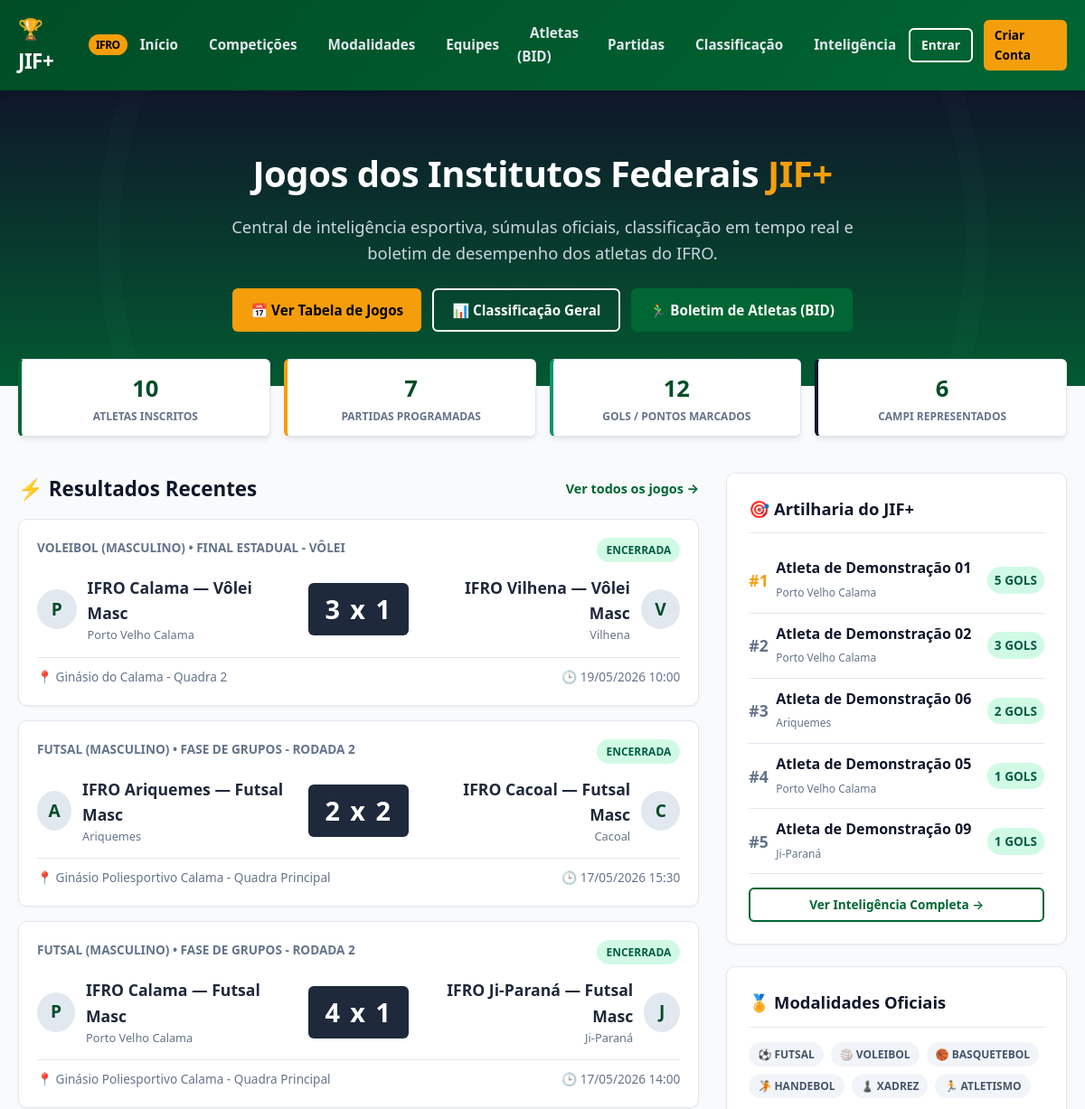
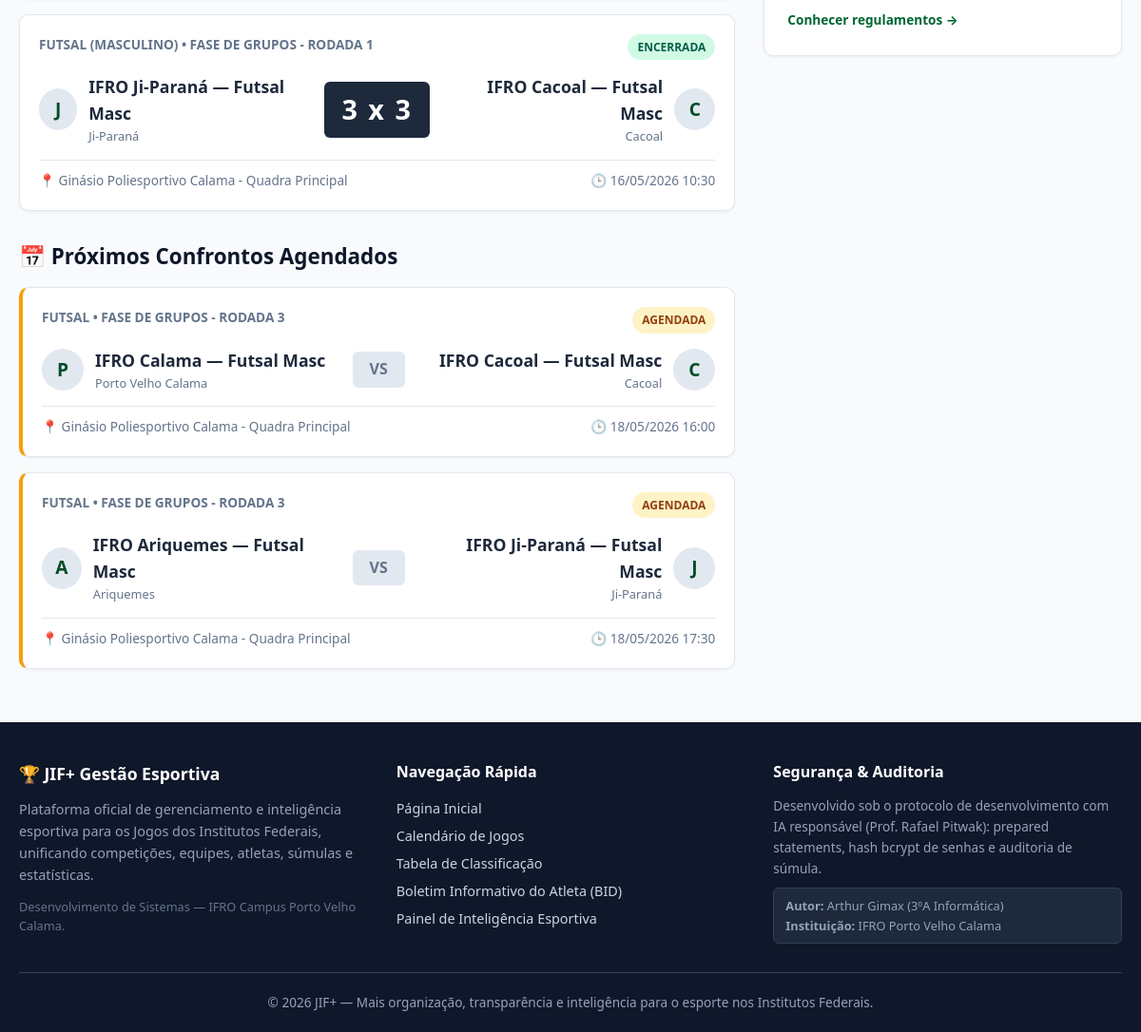
The page / on the database its author committed (2 pictures, top to bottom).
### tables this page shows
CREATE TABLE IF NOT EXISTS `partidas` (
    `id` INT AUTO_INCREMENT PRIMARY KEY,
    `competicao_id` INT NOT NULL,
    `modalidade_id` INT NOT NULL,
    `equipe_a_id` INT NOT NULL,
    `equipe_b_id` INT NOT NULL,
    `fase_rodada` VARCHAR(50) NOT NULL,
    `data_hora` DATETIME NOT NULL,
    `local_quadra` VARCHAR(150) NOT NULL,
    `placar_a` INT NULL DEFAULT NULL,
    `placar_b` INT NULL DEFAULT NULL,
    `situacao` ENUM('agendada', 'em_andamento', 'encerrada', 'cancelada') NOT NULL DEFAULT 'agendada',
    CONSTRAINT `fk_partidas_competicao`
        FOREIGN KEY (`competicao_id`) REFERENCES `competicoes` (`id`)
        ON DELETE CASCADE ON UPDATE CASCADE,
    CONSTRAINT `fk_partidas_modalidade`
        FOREIGN KEY (`modalidade_id`) REFERENCES `modalidades` (`id`)
        ON DELETE CASCADE ON UPDATE CASCADE,
    CONSTRAINT `fk_partidas_equipe_a`
        FOREIGN KEY (`equipe_a_id`) REFERENCES `equipes` (`id`)
        ON DELETE RESTRICT ON UPDATE CASCADE,
    CONSTRAINT `fk_partidas_equipe_b`
        FOREIGN KEY (`equipe_b_id`) REFERENCES `equipes` (`id`)
        ON DELETE RESTRICT ON UPDATE CASCADE,
    INDEX `idx_partidas_data_hora` (`data_hora`),
    INDEX `idx_partidas_situacao` (`situacao`)
);

CREATE TABLE IF NOT EXISTS `modalidades` (
    `id` INT AUTO_INCREMENT PRIMARY KEY,
    `competicao_id` INT NOT NULL,
    `nome` VARCHAR(100) NOT NULL,
    `categoria` ENUM('masculino', 'feminino', 'misto') NOT NULL,
    `tipo` ENUM('coletiva', 'individual') NOT NULL,
    `status` ENUM('ativa', 'inativa') NOT NULL DEFAULT 'ativa',
    CONSTRAINT `fk_modalidades_competicao`
        FOREIGN KEY (`competicao_id`) REFERENCES `competicoes` (`id`)
        ON DELETE CASCADE ON UPDATE CASCADE,
    INDEX `idx_modalidades_nome` (`nome`),
    INDEX `idx_modalidades_categoria` (`categoria`)
);

CREATE TABLE IF NOT EXISTS `instituicoes` (
    `id` INT AUTO_INCREMENT PRIMARY KEY,
    `nome` VARCHAR(150) NOT NULL,
    `sigla` VARCHAR(30) NOT NULL,
    `campus` VARCHAR(100) NOT NULL,
    `estado` CHAR(2) NOT NULL,
    INDEX `idx_instituicoes_sigla` (`sigla`),
    INDEX `idx_instituicoes_campus` (`campus`)
);

CREATE TABLE IF NOT EXISTS `equipes` (
    `id` INT AUTO_INCREMENT PRIMARY KEY,
    `instituicao_id` INT NOT NULL,
    `competicao_id` INT NOT NULL,
    `modalidade_id` INT NOT NULL,
    `responsavel_id` INT NOT NULL,
    `nome` VARCHAR(150) NOT NULL,
    CONSTRAINT `fk_equipes_instituicao`
        FOREIGN KEY (`instituicao_id`) REFERENCES `instituicoes` (`id`)
        ON DELETE RESTRICT ON UPDATE CASCADE,
    CONSTRAINT `fk_equipes_competicao`
        FOREIGN KEY (`competicao_id`) REFERENCES `competicoes` (`id`)
        ON DELETE CASCADE ON UPDATE CASCADE,
    CONSTRAINT `fk_equipes_modalidade`
        FOREIGN KEY (`modalidade_id`) REFERENCES `modalidades` (`id`)
        ON DELETE CASCADE ON UPDATE CASCADE,
    CONSTRAINT `fk_equipes_responsavel`
        FOREIGN KEY (`responsavel_id`) REFERENCES `usuarios` (`id`)
        ON DELETE RESTRICT ON UPDATE CASCADE,
    INDEX `idx_equipes_nome` (`nome`)
);

CREATE TABLE IF NOT EXISTS `atletas` (
    `id` INT AUTO_INCREMENT PRIMARY KEY,
    `usuario_id` INT NULL,
    `instituicao_id` INT NOT NULL,
    `nome` VARCHAR(150) NOT NULL,
    `matricula_estudantil` VARCHAR(50) NOT NULL,
    `data_nascimento` DATE NULL,
    `foto_url` VARCHAR(255) NULL,
    `criado_em` DATETIME NOT NULL DEFAULT CURRENT_TIMESTAMP,
    CONSTRAINT `fk_atletas_usuario`
        FOREIGN KEY (`usuario_id`) REFERENCES `usuarios` (`id`)
        ON DELETE SET NULL ON UPDATE CASCADE,
    CONSTRAINT `fk_atletas_instituicao`
        FOREIGN KEY (`instituicao_id`) REFERENCES `instituicoes` (`id`)
        ON DELETE RESTRICT ON UPDATE CASCADE,
    INDEX `idx_atletas_matricula` (`matricula_estudantil`),
    INDEX `idx_atletas_nome` (`nome`)
);

### index.php (the view, shortened to what the rows shown need)
<?php
require_once __DIR__ . '/includes/header.php';
$pdo = Database::getConnection();
$stmtRecentes = $pdo->query("
    SELECT p.*,
           m.nome AS modalidade_nome, m.categoria AS modalidade_categoria,
           eq_a.nome AS equipe_a_nome, inst_a.campus AS campus_a,
           eq_b.nome AS equipe_b_nome, inst_b.campus AS campus_b
    FROM partidas p
    JOIN modalidades m ON p.modalidade_id = m.id
    JOIN equipes eq_a ON p.equipe_a_id = eq_a.id
    JOIN instituicoes inst_a ON eq_a.instituicao_id = inst_a.id
    JOIN equipes eq_b ON p.equipe_b_id = eq_b.id
    JOIN instituicoes inst_b ON eq_b.instituicao_id = inst_b.id
    WHERE p.situacao = 'encerrada'
    ORDER BY p.data_hora DESC
    LIMIT 4
");
$partidasRecentes = $stmtRecentes->fetchAll();
$stmtProximas = $pdo->query("
    SELECT p.*,
           m.nome AS modalidade_nome, m.categoria AS modalidade_categoria,
           eq_a.nome AS equipe_a_nome, inst_a.campus AS campus_a,
           eq_b.nome AS equipe_b_nome, inst_b.campus AS campus_b
    FROM partidas p
    JOIN modalidades m ON p.modalidade_id = m.id
    JOIN equipes eq_a ON p.equipe_a_id = eq_a.id
    JOIN instituicoes inst_a ON eq_a.instituicao_id = inst_a.id
    JOIN equipes eq_b ON p.equipe_b_id = eq_b.id
    JOIN instituicoes inst_b ON eq_b.instituicao_id = inst_b.id
    WHERE p.situacao = 'agendada'
    ORDER BY p.data_hora ASC
    LIMIT 4
");
$proximasPartidas = $stmtProximas->fetchAll();
$stmtArtilheiros = $pdo->query("
    SELECT a.id, a.nome, inst.campus,
           SUM(ea.valor) AS total_gols,
           eq.nome AS equipe_nome
    FROM estatisticas_atletas ea
    JOIN atletas a ON ea.atleta_id = a.id
    JOIN instituicoes inst ON a.instituicao_id = inst.id
    JOIN equipes eq ON ea.equipe_id = eq.id
    WHERE ea.tipo_estatistica = 'gol'
    GROUP BY a.id, a.nome, inst.campus, eq.nome
    ORDER BY total_gols DESC
    LIMIT 5
");
$artilheiros = $stmtArtilheiros->fetchAll();
?>
<section class="hero-banner">
    <div class="container">
        <h1 class="hero-title">Jogos dos Institutos Federais <span>JIF+</span></h1>
    </div>
</section>
<div class="container" style="padding: 40px 20px;">
    <div style="display:grid;grid-template-columns: 2fr 1fr;gap:30px;">
        <div>
            <div style="display:flex;justify-content:space-between;align-items:center;margin-bottom:15px;">
                <h2 style="font-size:1.4rem;font-weight:800;color:var(--dark);display:flex;align-items:center;gap:8px;">
                    ⚡ Resultados Recentes
                </h2>
            </div>
            <?php if (empty($partidasRecentes)): ?>
                <div class="card" style="text-align:center;color:var(--text-muted);padding:40px;">
                    Nenhuma partida encerrada registrada até o momento.
                </div>
            <?php else: ?>
                <?php foreach ($partidasRecentes as $p): ?>
                    <div class="match-card">
                        <div class="match-header">
                            <span><?= htmlspecialchars($p['modalidade_nome']) ?> (<?= htmlspecialchars($p['modalidade_categoria']) ?>) • <?= htmlspecialchars($p['fase_rodada']) ?></span>
                            <span class="badge badge-success">Encerrada</span>
                        </div>
                        <div class="match-teams">
                            <div class="team-box">
                                <div class="team-badge"><?= mb_substr($p['campus_a'], 0, 1) ?></div>
                                <div>
                                    <div><?= htmlspecialchars($p['equipe_a_nome']) ?></div>
                                    <div style="font-size:0.8rem;color:var(--text-muted);font-weight:normal;"><?= htmlspecialchars($p['campus_a']) ?></div>
                                </div>
                            </div>
                            <div class="match-score">
                                <?= $p['placar_a'] ?> x <?= $p['placar_b'] ?>
                            </div>
                            <div class="team-box away">
                                <div class="team-badge"><?= mb_substr($p['campus_b'], 0, 1) ?></div>
                                <div>
                                    <div><?= htmlspecialchars($p['equipe_b_nome']) ?></div>
                                    <div style="font-size:0.8rem;color:var(--text-muted);font-weight:normal;"><?= htmlspecialchars($p['campus_b']) ?></div>
                                </div>
                            </div>
                        </div>
                        <div class="match-footer">
                            <span>📍 <?= htmlspecialchars($p['local_quadra']) ?></span>
                            <span>🕒 <?= date('d/m/Y H:i', strtotime($p['data_hora'])) ?></span>
                        </div>
                    </div>
                <?php endforeach; ?>
            <?php endif; ?>
            <div style="display:flex;justify-content:space-between;align-items:center;margin:30px 0 15px 0;">
                <h2 style="font-size:1.4rem;font-weight:800;color:var(--dark);display:flex;align-items:center;gap:8px;">
                    📅 Próximos Confrontos Agendados
                </h2>
            </div>
            <?php if (empty($proximasPartidas)): ?>
                <div class="card" style="text-align:center;color:var(--text-muted);padding:40px;">
                    Não há partidas agendadas no momento.
                </div>
            <?php else: ?>
                <?php foreach ($proximasPartidas as $p): ?>
                    <div class="match-card" style="border-left:4px solid var(--secondary);">
                        <div class="match-header">
                            <span><?= htmlspecialchars($p['modalidade_nome']) ?> • <?= htmlspecialchars($p['fase_rodada']) ?></span>
                            <span class="badge badge-warning">Agendada</span>
                        </div>
                        <div class="match-teams">
                            <div class="team-box">
                                <div class="team-badge"><?= mb_substr($p['campus_a'], 0, 1) ?></div>
                                <div>
                                    <div><?= htmlspecialchars($p['equipe_a_nome']) ?></div>
                                    <div style="font-size:0.8rem;color:var(--text-muted);font-weight:normal;"><?= htmlspecialchars($p['campus_a']) ?></div>
                                </div>
                            </div>
                            <div class="match-score scheduled">VS</div>
                            <div class="team-box away">
                                <div class="team-badge"><?= mb_substr($p['campus_b'], 0, 1) ?></div>
                                <div>
                                    <div><?= htmlspecialchars($p['equipe_b_nome']) ?></div>
                                    <div style="font-size:0.8rem;color:var(--text-muted);font-weight:normal;"><?= htmlspecialchars($p['campus_b']) ?></div>
                                </div>
                            </div>
                        </div>
                        <div class="match-footer">
                            <span>📍 <?= htmlspecialchars($p['local_quadra']) ?></span>
                            <span>🕒 <?= date('d/m/Y H:i', strtotime($p['data_hora'])) ?></span>
                        </div>
                    </div>
                <?php endforeach; ?>
            <?php endif; ?>
        </div>
        <div>
            <div class="card" style="margin-bottom:24px;">
                <?php if (empty($artilheiros)): ?>
                    <p style="color:var(--text-muted);font-size:0.9rem;">Nenhum gol registrado ainda.</p>
                <?php else: ?>
                    <ul style="list-style:none;">
                        <?php foreach ($artilheiros as $pos => $art): ?>
                            <li style="display:flex;align-items:center;justify-content:space-between;padding:10px 0;border-bottom:1px solid var(--border);">
                                <div style="display:flex;align-items:center;gap:10px;">
                                    <span style="font-weight:800;color:<?= $pos === 0 ? 'var(--secondary)' : 'var(--text-muted)' ?>;font-size:1.1rem;width:20px;">
                                        #<?= $pos + 1 ?>
                                    </span>
                                    <div>
                                        <a href="atletas.php?id=<?= $art['id'] ?>" style="font-weight:700;color:var(--dark);display:block;">
                                            <?= htmlspecialchars($art['nome']) ?>
                                        </a>
                                        <span style="font-size:0.75rem;color:var(--text-muted);">
                                            <?= htmlspecialchars($art['campus']) ?>
                                        </span>
                                    </div>
                                </div>
                                <span class="badge badge-success" style="font-size:0.85rem;padding:4px 8px;">
                                    <?= $art['total_gols'] ?> gols
                                </span>
                            </li>
                        <?php endforeach; ?>
                    </ul>
                <?php endif; ?>
            </div>
        </div>
    </div>
</div>
<?php require_once __DIR__ . '/includes/footer.php'; ?>

### rows shown on the page
partidas: modalidade.nome "VOLEIBOL", modalidade.categoria "MASCULINO", fase_rodada "FINAL ESTADUAL - VÔLEI", instituicoes.campus "P", equipe_a.nome "IFRO Calama — Vôlei Masc", instituicoes.campus "Porto Velho Calama", placar_a "3", placar_b "1", instituicoes.campus "V", equipe_b.nome "IFRO Vilhena — Vôlei Masc", instituicoes.campus "Vilhena", local_quadra "Ginásio do Calama - Quadra 2", data_hora "19/05/2026 10:00"
partidas: modalidade.nome "FUTSAL", modalidade.categoria "MASCULINO", fase_rodada "FASE DE GRUPOS - RODADA 2", instituicoes.campus "A", equipe_a.nome "IFRO Ariquemes — Futsal Masc", instituicoes.campus "Ariquemes", placar_a "2", placar_b "2", instituicoes.campus "C", equipe_b.nome "IFRO Cacoal — Futsal Masc", instituicoes.campus "Cacoal", local_quadra "Ginásio Poliesportivo Calama - Quadra Principal", data_hora "17/05/2026 15:30"
partidas: modalidade.nome "FUTSAL", modalidade.categoria "MASCULINO", fase_rodada "FASE DE GRUPOS - RODADA 2", instituicoes.campus "P", equipe_a.nome "IFRO Calama — Futsal Masc", instituicoes.campus "Porto Velho Calama", placar_a "4", placar_b "1", instituicoes.campus "J", equipe_b.nome "IFRO Ji-Paraná — Futsal Masc", instituicoes.campus "Ji-Paraná", local_quadra "Ginásio Poliesportivo Calama - Quadra Principal", data_hora "17/05/2026 14:00"
partidas: modalidade.nome "FUTSAL", modalidade.categoria "MASCULINO", fase_rodada "FASE DE GRUPOS - RODADA 1", instituicoes.campus "J", equipe_a.nome "IFRO Ji-Paraná — Futsal Masc", instituicoes.campus "Ji-Paraná", placar_a "3", placar_b "3", instituicoes.campus "C", equipe_b.nome "IFRO Cacoal — Futsal Masc", instituicoes.campus "Cacoal", local_quadra "Ginásio Poliesportivo Calama - Quadra Principal", data_hora "16/05/2026 10:30"
partidas: modalidade.nome "FUTSAL", fase_rodada "FASE DE GRUPOS - RODADA 3", instituicoes.campus "P", equipe_a.nome "IFRO Calama — Futsal Masc", instituicoes.campus "Porto Velho Calama", instituicoes.campus "C", equipe_b.nome "IFRO Cacoal — Futsal Masc", instituicoes.campus "Cacoal", local_quadra "Ginásio Poliesportivo Calama - Quadra Principal", data_hora "18/05/2026 16:00"
partidas: modalidade.nome "FUTSAL", fase_rodada "FASE DE GRUPOS - RODADA 3", instituicoes.campus "A", equipe_a.nome "IFRO Ariquemes — Futsal Masc", instituicoes.campus "Ariquemes", instituicoes.campus "J", equipe_b.nome "IFRO Ji-Paraná — Futsal Masc", instituicoes.campus "Ji-Paraná", local_quadra "Ginásio Poliesportivo Calama - Quadra Principal", data_hora "18/05/2026 17:30"
atletas: nome "Atleta de Demonstração 01", instituicao.campus "Porto Velho Calama", total_gols "5"
atletas: nome "Atleta de Demonstração 02", instituicao.campus "Porto Velho Calama", total_gols "3"
atletas: nome "Atleta de Demonstração 06", instituicao.campus "Ariquemes", total_gols "2"
atletas: nome "Atleta de Demonstração 05", instituicao.campus "Porto Velho Calama", total_gols "1"
atletas: nome "Atleta de Demonstração 09", instituicao.campus "Ji-Paraná", total_gols "1"

### other values the page prints
$totalAtletas "10"
$totalPartidas "7"
$totalGols "12"
$totalCampi "6"
